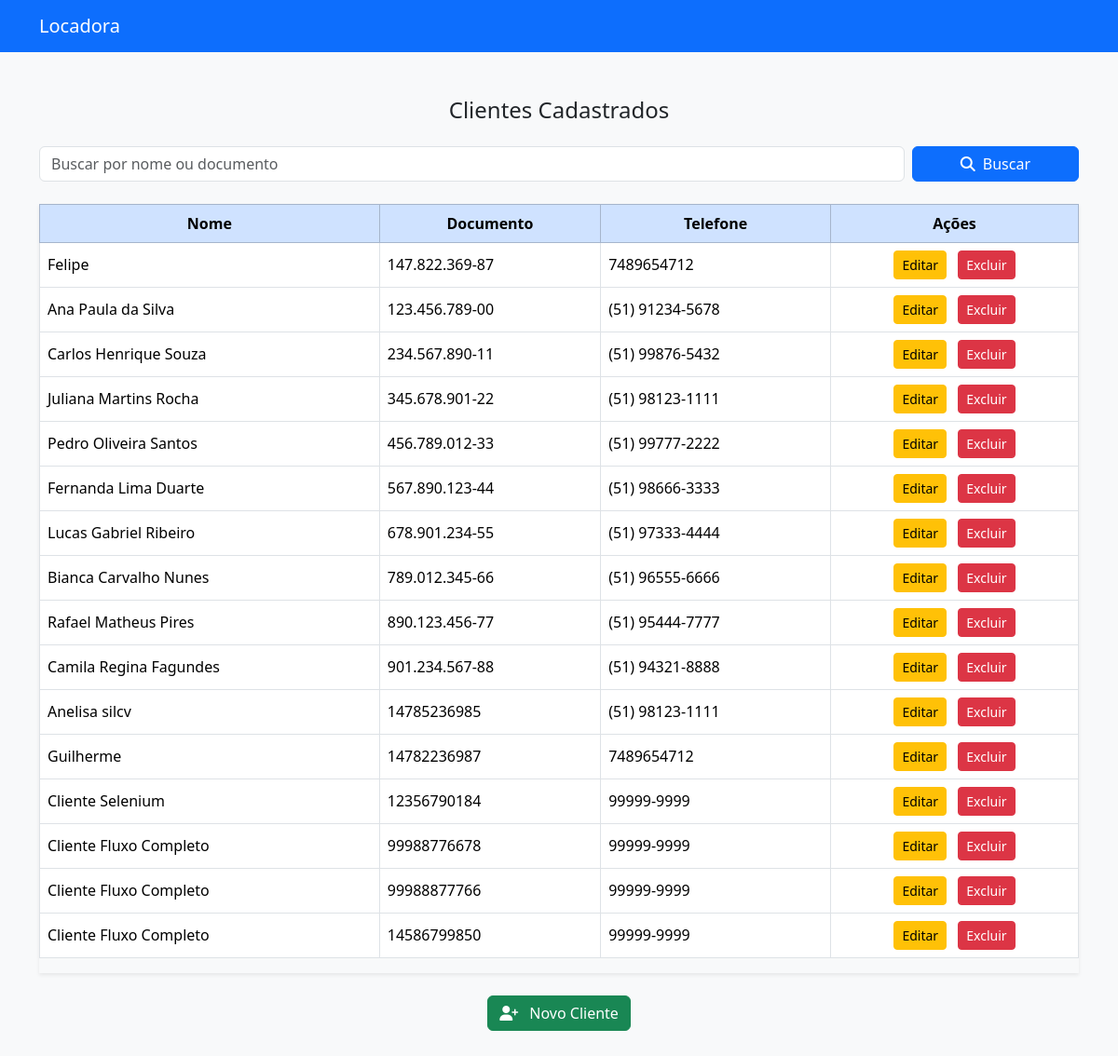
The app's page /clientes/listar/ (signed in), older data.
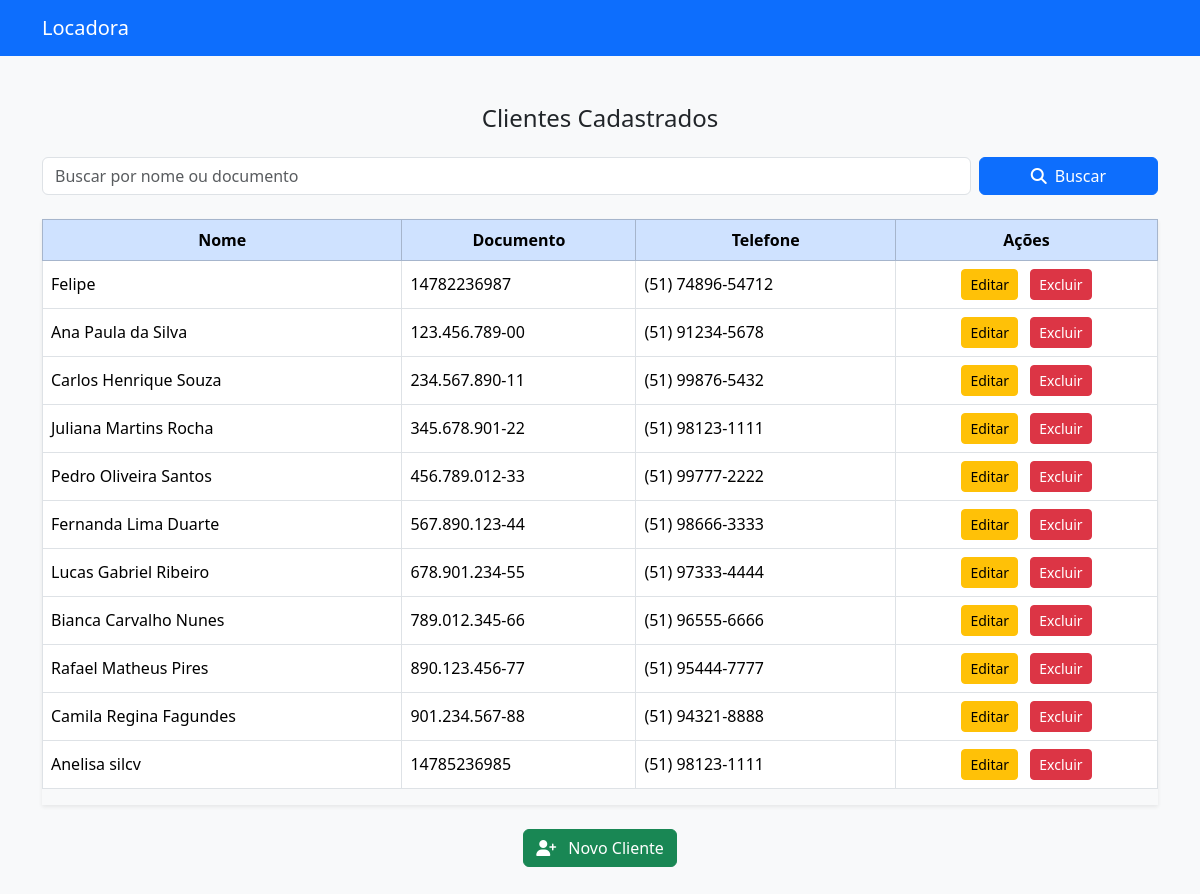
The same page, newer data.
### clientes/models.py (models this page shows, shortened)
class Cliente(models.Model):
    TIPO_PESSOA = [
        ('CPF', 'Pessoa Física'),
        ('CNPJ', 'Pessoa Jurídica'),
    ]
    tipo_pessoa = models.CharField(max_length=4, choices=TIPO_PESSOA)
    documento = models.CharField(max_length=20, unique=True)
    nome = models.CharField(max_length=100)
    endereco = models.CharField(max_length=200)
    telefone = models.CharField(max_length=20)

### clientes/views.py (the view)
# urls.py: path('listar/', views.listar_clientes, name='listar_clientes'),
@login_required
def listar_clientes(request):
    busca = request.GET.get('busca', '')
    if busca:
        clientes = Cliente.objects.filter(
            Q(nome__icontains=busca) | Q(documento__icontains=busca)
        )
    else:
        clientes = Cliente.objects.all()
    return render(request, 'clientes/listar.html', {'clientes': clientes, 'busca': busca})

### clientes/templates/clientes/listar.html (shortened to what this page needs)
<!DOCTYPE html>
<html lang="pt-br">
<head>
  <link href="https://cdn.jsdelivr.net/npm/bootstrap@5.3.3/dist/css/bootstrap.min.css" rel="stylesheet">
  <link href="https://cdnjs.cloudflare.com/ajax/libs/font-awesome/6.5.0/css/all.min.css" rel="stylesheet">
</head>
<body class="bg-light">
  <nav class="navbar navbar-expand-lg navbar-dark bg-primary">
    <div class="container">
      <a class="navbar-brand" href="/">Locadora</a>
    </div>
  </nav>
  <div class="container py-5">
    <h4 class="text-center mb-4">Clientes Cadastrados</h4>
    <form method="get" class="row g-2 mb-4">
      <div class="col-md-10">
        <input type="text" name="busca" id="busca" value="{{ busca }}" class="form-control" placeholder="Buscar por nome ou documento">
      </div>
      <div class="col-md-2 d-grid">
        <button type="submit" class="btn btn-primary">
          <i class="fas fa-search me-1"></i> Buscar
        </button>
      </div>
    </form>
    {% if clientes %}
      <div class="table-responsive shadow-sm">
        <table class="table table-bordered table-hover align-middle">
          <thead class="table-primary text-center">
            <tr>
              <th>Nome</th>
              <th>Documento</th>
              <th>Telefone</th>
              <th>Ações</th>
            </tr>
          </thead>
          <tbody>
            {% for cliente in clientes %}
              <tr>
                <td>{{ cliente.nome }}</td>
                <td>{{ cliente.documento }}</td>
                <td>{{ cliente.telefone }}</td>
                <td class="text-center">
                  <a href="{% url 'editar_cliente' cliente.id %}" class="btn btn-sm btn-warning me-2">Editar</a>
                  <a href="{% url 'excluir_cliente' cliente.id %}" class="btn btn-sm btn-danger">Excluir</a>
                </td>
              </tr>
            {% endfor %}
          </tbody>
        </table>
      </div>
    {% else %}
      <div class="alert alert-warning text-center mt-4">
        Nenhum cliente cadastrado.
      </div>
    {% endif %}
    <div class="text-center mt-4">
      <a href="{% url 'cadastrar_cliente' %}" class="btn btn-success">
        <i class="fas fa-user-plus me-2"></i> Novo Cliente
      </a>
    </div>
  </div>
</body>
</html>

Row changes from the older to the newer data that the page shows:
removed Cliente: nome "Guilherme", documento "14782236987", telefone "7489654712"
removed Cliente: nome "Cliente Selenium", documento "12356790184", telefone "99999-9999"
removed Cliente: nome "Cliente Fluxo Completo", documento "99988776678", telefone "99999-9999"
removed Cliente: nome "Cliente Fluxo Completo", documento "99988877766", telefone "99999-9999"
removed Cliente: nome "Cliente Fluxo Completo", documento "14586799850", telefone "99999-9999"
changed Cliente "Felipe": documento "147.822.369-87" → "14782236987"; telefone "7489654712" → "(51) 74896-54712"
